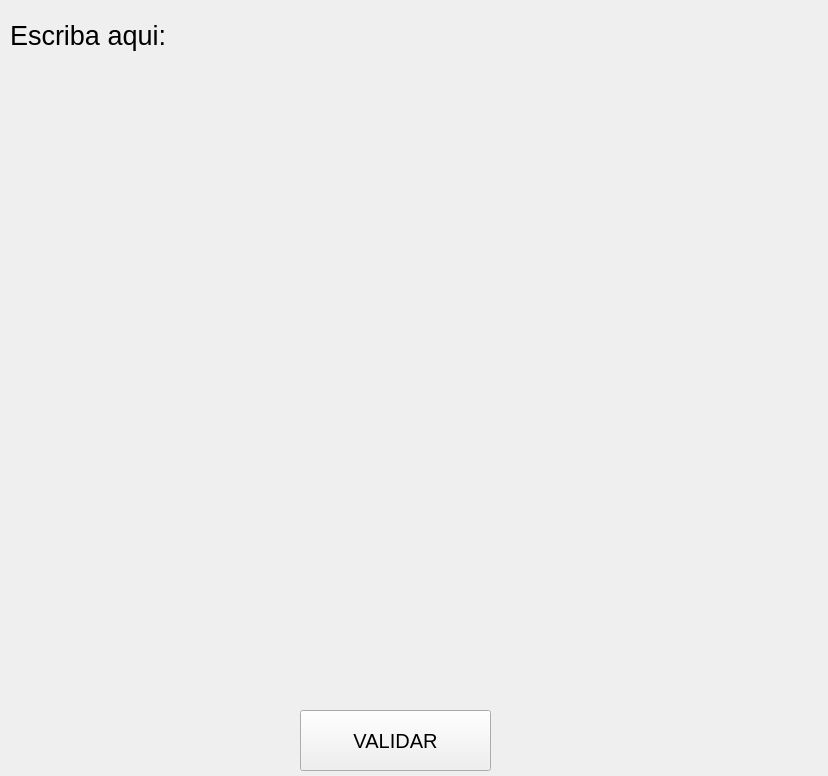
<?xml version="1.0" encoding="UTF-8"?>
<ui version="4.0">
 <class>MainWindow</class>
 <widget class="QMainWindow" name="MainWindow">
  <property name="geometry">
   <rect>
    <x>0</x>
    <y>0</y>
    <width>828</width>
    <height>776</height>
   </rect>
  </property>
  <property name="windowTitle">
   <string>MainWindow</string>
  </property>
  <widget class="QWidget" name="centralwidget">
   <widget class="QLabel" name="label">
    <property name="geometry">
     <rect>
      <x>10</x>
      <y>10</y>
      <width>211</width>
      <height>51</height>
     </rect>
    </property>
    <property name="font">
     <font>
      <pointsize>20</pointsize>
     </font>
    </property>
    <property name="text">
     <string>Escriba aqui: </string>
    </property>
   </widget>
   <widget class="QLabel" name="img1">
    <property name="geometry">
     <rect>
      <x>60</x>
      <y>100</y>
      <width>331</width>
      <height>281</height>
     </rect>
    </property>
    <property name="text">
     <string/>
    </property>
    <property name="pixmap">
     <pixmap resource="recursos.qrc">:/Comidas/vaporub.png</pixmap>
    </property>
    <property name="scaledContents">
     <bool>true</bool>
    </property>
   </widget>
   <widget class="QPushButton" name="btn_validar">
    <property name="geometry">
     <rect>
      <x>300</x>
      <y>710</y>
      <width>191</width>
      <height>61</height>
     </rect>
    </property>
    <property name="font">
     <font>
      <pointsize>15</pointsize>
     </font>
    </property>
    <property name="text">
     <string>VALIDAR</string>
    </property>
   </widget>
   <widget class="QLabel" name="img2">
    <property name="geometry">
     <rect>
      <x>450</x>
      <y>100</y>
      <width>331</width>
      <height>281</height>
     </rect>
    </property>
    <property name="text">
     <string/>
    </property>
    <property name="pixmap">
     <pixmap resource="recursos.qrc">:/Comidas/vaporub.png</pixmap>
    </property>
    <property name="scaledContents">
     <bool>true</bool>
    </property>
   </widget>
   <widget class="QLabel" name="img3">
    <property name="geometry">
     <rect>
      <x>60</x>
      <y>420</y>
      <width>331</width>
      <height>281</height>
     </rect>
    </property>
    <property name="text">
     <string/>
    </property>
    <property name="pixmap">
     <pixmap resource="recursos.qrc">:/Comidas/vaporub.png</pixmap>
    </property>
    <property name="scaledContents">
     <bool>true</bool>
    </property>
   </widget>
   <widget class="QLabel" name="img4">
    <property name="geometry">
     <rect>
      <x>450</x>
      <y>420</y>
      <width>331</width>
      <height>281</height>
     </rect>
    </property>
    <property name="text">
     <string/>
    </property>
    <property name="pixmap">
     <pixmap resource="recursos.qrc">:/Comidas/vaporub.png</pixmap>
    </property>
    <property name="scaledContents">
     <bool>true</bool>
    </property>
   </widget>
  </widget>
 </widget>
 <resources>
  <include location="recursos.qrc"/>
 </resources>
 <connections/>
</ui>
